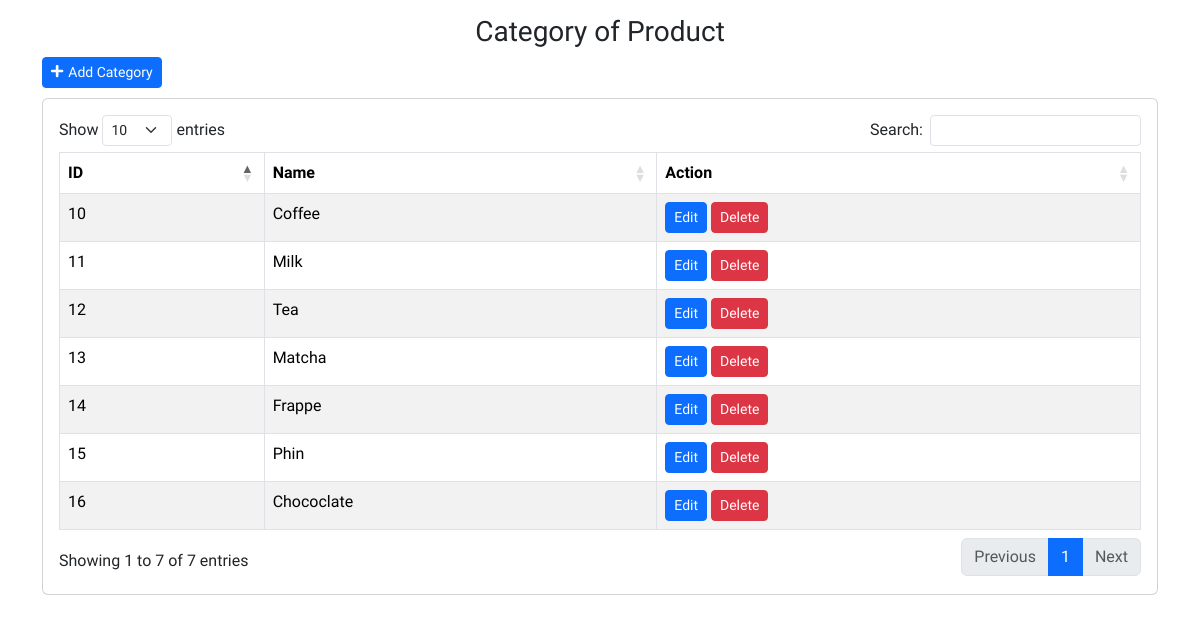
Page /Cafe_System/view/Category/index.php on the committed database.
### tables this page shows
CREATE TABLE `categories` (
  `CategoryID` int(11) NOT NULL,
  `Name` varchar(100) NOT NULL
);

### Cafe_System/view/Category/index.php (the view, shortened to what this page needs)
<?php
include('../../root/Header.php');
include('../../Config/conect.php');
?>
<h3 class="text-center" style="margin-top: 15px;">Category of Product</h3>
<div class="container">
    <button data-bs-toggle="modal" data-bs-target="#exampleModal"
        class="btn btn-primary btn-sm" style="margin-bottom: 10px;">
        <i style="margin-right: 5px;" class="fas fa-plus"></i>Add Category
    </button>
</div>
<div class="container">
    <div class="row">
        <div class="col-12">
            <div class="card">
                <div class="card-body">
                    <div class="row">
                        <div class="col-12">
                            <div class="table-responsive">
                                <table id="example" class="table table-striped table-bordered" style="width:100%">
                                    <thead>
                                        <tr>
                                            <th scope="col">ID</th>
                                            <th scope="col">Name</th>
                                            <th scope="col">Action</th>
                                        </tr>
                                    </thead>
                                    <tbody>
                                        <?php
                                        $sql = 'SELECT * from categories';
                                        $result = $con->query($sql);
                                        while ($row = $result->fetch_assoc()) {
                                        ?>
                                            <tr>
                                                <td><?php echo $row['CategoryID'] ?></td>
                                                <td><?php echo $row['Name'] ?></td>
                                                <td>
                                                    <button class="btn btn-primary btn_edit_category btn-sm"
                                                        data-id="<?php echo $row['CategoryID'] ?> "
                                                        data-name="<?php echo $row['Name']
                                                                    ?>">Edit</button>
                                                    <button class="btn btn-danger btn-sm" onclick="deleteCategory(<?php echo $row['CategoryID'] ?>)">Delete</button>
                                                </td>
                                            </tr>
                                        <?php
                                        }
                                        ?>
                                    </tbody>
                                </table>
                            </div>
                        </div>
                    </div>
                </div>
            </div>
        </div>
    </div>
</div>

### rows in the picture
categories: CategoryID "16", Name "Chococlate"
categories: CategoryID "10", Name "Coffee"
categories: CategoryID "14", Name "Frappe"
categories: CategoryID "13", Name "Matcha"
categories: CategoryID "11", Name "Milk"
categories: CategoryID "15", Name "Phin"
categories: CategoryID "12", Name "Tea"
